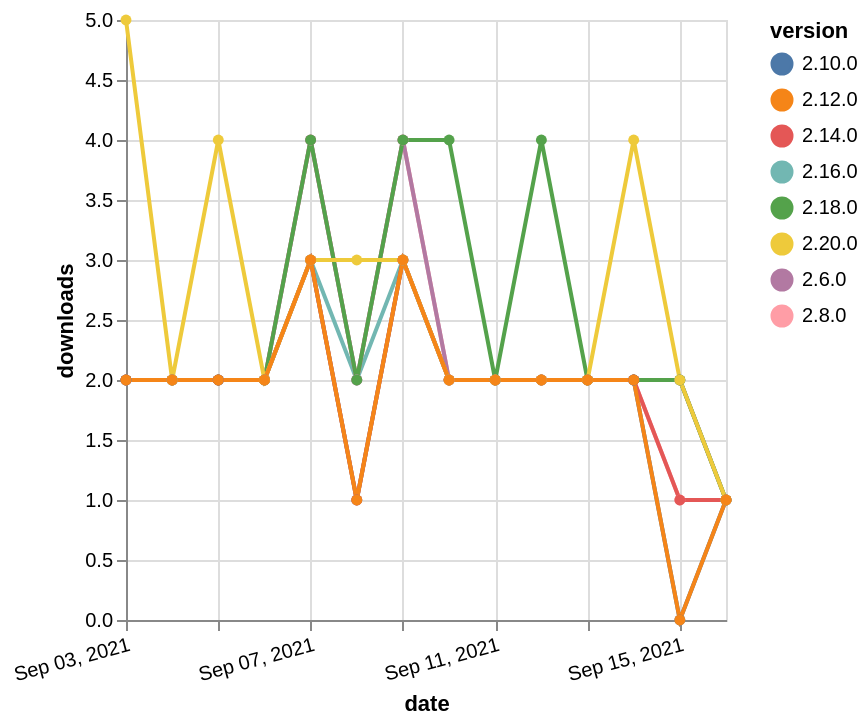

The Vega-Lite source for this figure:
### Vega-Lite specification from a JSON file in a GitHub repository (floating-point values rounded to 4 significant figures)
{"$schema": "https://vega.github.io/schema/vega-lite/v5.json", "description": "A simple bar chart with embedded data.", "data": {"values": [{"date": "2021-09-03", "total": 1057, "delta": 2, "version": "2.16.0"}, {"date": "2021-09-04", "total": 1059, "delta": 2, "version": "2.16.0"}, {"date": "2021-09-05", "total": 1061, "delta": 2, "version": "2.16.0"}, {"date": "2021-09-06", "total": 1063, "delta": 2, "version": "2.16.0"}, {"date": "2021-09-07", "total": 1066, "delta": 3, "version": "2.16.0"}, {"date": "2021-09-08", "total": 1068, "delta": 2, "version": "2.16.0"}, {"date": "2021-09-09", "total": 1071, "delta": 3, "version": "2.16.0"}, {"date": "2021-09-10", "total": 1073, "delta": 2, "version": "2.16.0"}, {"date": "2021-09-11", "total": 1075, "delta": 2, "version": "2.16.0"}, {"date": "2021-09-12", "total": 1077, "delta": 2, "version": "2.16.0"}, {"date": "2021-09-13", "total": 1079, "delta": 2, "version": "2.16.0"}, {"date": "2021-09-14", "total": 1081, "delta": 2, "version": "2.16.0"}, {"date": "2021-09-15", "total": 1083, "delta": 2, "version": "2.16.0"}, {"date": "2021-09-16", "total": 1084, "delta": 1, "version": "2.16.0"}, {"date": "2021-09-03", "total": 2565, "delta": 2, "version": "2.8.0"}, {"date": "2021-09-04", "total": 2567, "delta": 2, "version": "2.8.0"}, {"date": "2021-09-05", "total": 2569, "delta": 2, "version": "2.8.0"}, {"date": "2021-09-06", "total": 2571, "delta": 2, "version": "2.8.0"}, {"date": "2021-09-07", "total": 2575, "delta": 4, "version": "2.8.0"}, {"date": "2021-09-08", "total": 2577, "delta": 2, "version": "2.8.0"}, {"date": "2021-09-09", "total": 2581, "delta": 4, "version": "2.8.0"}, {"date": "2021-09-10", "total": 2583, "delta": 2, "version": "2.8.0"}, {"date": "2021-09-11", "total": 2585, "delta": 2, "version": "2.8.0"}, {"date": "2021-09-12", "total": 2587, "delta": 2, "version": "2.8.0"}, {"date": "2021-09-13", "total": 2589, "delta": 2, "version": "2.8.0"}, {"date": "2021-09-14", "total": 2591, "delta": 2, "version": "2.8.0"}, {"date": "2021-09-15", "total": 2592, "delta": 1, "version": "2.8.0"}, {"date": "2021-09-16", "total": 2593, "delta": 1, "version": "2.8.0"}, {"date": "2021-09-03", "total": 2668, "delta": 2, "version": "2.6.0"}, {"date": "2021-09-04", "total": 2670, "delta": 2, "version": "2.6.0"}, {"date": "2021-09-05", "total": 2672, "delta": 2, "version": "2.6.0"}, {"date": "2021-09-06", "total": 2674, "delta": 2, "version": "2.6.0"}, {"date": "2021-09-07", "total": 2678, "delta": 4, "version": "2.6.0"}, {"date": "2021-09-08", "total": 2680, "delta": 2, "version": "2.6.0"}, {"date": "2021-09-09", "total": 2684, "delta": 4, "version": "2.6.0"}, {"date": "2021-09-10", "total": 2686, "delta": 2, "version": "2.6.0"}, {"date": "2021-09-11", "total": 2688, "delta": 2, "version": "2.6.0"}, {"date": "2021-09-12", "total": 2690, "delta": 2, "version": "2.6.0"}, {"date": "2021-09-13", "total": 2692, "delta": 2, "version": "2.6.0"}, {"date": "2021-09-14", "total": 2694, "delta": 2, "version": "2.6.0"}, {"date": "2021-09-15", "total": 2696, "delta": 2, "version": "2.6.0"}, {"date": "2021-09-16", "total": 2697, "delta": 1, "version": "2.6.0"}, {"date": "2021-09-03", "total": 2250, "delta": 2, "version": "2.10.0"}, {"date": "2021-09-04", "total": 2252, "delta": 2, "version": "2.10.0"}, {"date": "2021-09-05", "total": 2254, "delta": 2, "version": "2.10.0"}, {"date": "2021-09-06", "total": 2256, "delta": 2, "version": "2.10.0"}, {"date": "2021-09-07", "total": 2259, "delta": 3, "version": "2.10.0"}, {"date": "2021-09-08", "total": 2260, "delta": 1, "version": "2.10.0"}, {"date": "2021-09-09", "total": 2263, "delta": 3, "version": "2.10.0"}, {"date": "2021-09-10", "total": 2265, "delta": 2, "version": "2.10.0"}, {"date": "2021-09-11", "total": 2267, "delta": 2, "version": "2.10.0"}, {"date": "2021-09-12", "total": 2269, "delta": 2, "version": "2.10.0"}, {"date": "2021-09-13", "total": 2271, "delta": 2, "version": "2.10.0"}, {"date": "2021-09-14", "total": 2273, "delta": 2, "version": "2.10.0"}, {"date": "2021-09-15", "total": 2273, "delta": 0, "version": "2.10.0"}, {"date": "2021-09-16", "total": 2274, "delta": 1, "version": "2.10.0"}, {"date": "2021-09-03", "total": 789, "delta": 2, "version": "2.18.0"}, {"date": "2021-09-04", "total": 791, "delta": 2, "version": "2.18.0"}, {"date": "2021-09-05", "total": 793, "delta": 2, "version": "2.18.0"}, {"date": "2021-09-06", "total": 795, "delta": 2, "version": "2.18.0"}, {"date": "2021-09-07", "total": 799, "delta": 4, "version": "2.18.0"}, {"date": "2021-09-08", "total": 801, "delta": 2, "version": "2.18.0"}, {"date": "2021-09-09", "total": 805, "delta": 4, "version": "2.18.0"}, {"date": "2021-09-10", "total": 809, "delta": 4, "version": "2.18.0"}, {"date": "2021-09-11", "total": 811, "delta": 2, "version": "2.18.0"}, {"date": "2021-09-12", "total": 815, "delta": 4, "version": "2.18.0"}, {"date": "2021-09-13", "total": 817, "delta": 2, "version": "2.18.0"}, {"date": "2021-09-14", "total": 819, "delta": 2, "version": "2.18.0"}, {"date": "2021-09-15", "total": 821, "delta": 2, "version": "2.18.0"}, {"date": "2021-09-16", "total": 822, "delta": 1, "version": "2.18.0"}, {"date": "2021-09-03", "total": 1529, "delta": 2, "version": "2.14.0"}, {"date": "2021-09-04", "total": 1531, "delta": 2, "version": "2.14.0"}, {"date": "2021-09-05", "total": 1533, "delta": 2, "version": "2.14.0"}, {"date": "2021-09-06", "total": 1535, "delta": 2, "version": "2.14.0"}, {"date": "2021-09-07", "total": 1538, "delta": 3, "version": "2.14.0"}, {"date": "2021-09-08", "total": 1539, "delta": 1, "version": "2.14.0"}, {"date": "2021-09-09", "total": 1542, "delta": 3, "version": "2.14.0"}, {"date": "2021-09-10", "total": 1544, "delta": 2, "version": "2.14.0"}, {"date": "2021-09-11", "total": 1546, "delta": 2, "version": "2.14.0"}, {"date": "2021-09-12", "total": 1548, "delta": 2, "version": "2.14.0"}, {"date": "2021-09-13", "total": 1550, "delta": 2, "version": "2.14.0"}, {"date": "2021-09-14", "total": 1552, "delta": 2, "version": "2.14.0"}, {"date": "2021-09-15", "total": 1553, "delta": 1, "version": "2.14.0"}, {"date": "2021-09-16", "total": 1554, "delta": 1, "version": "2.14.0"}, {"date": "2021-09-03", "total": 242, "delta": 5, "version": "2.20.0"}, {"date": "2021-09-04", "total": 244, "delta": 2, "version": "2.20.0"}, {"date": "2021-09-05", "total": 248, "delta": 4, "version": "2.20.0"}, {"date": "2021-09-06", "total": 250, "delta": 2, "version": "2.20.0"}, {"date": "2021-09-07", "total": 253, "delta": 3, "version": "2.20.0"}, {"date": "2021-09-08", "total": 256, "delta": 3, "version": "2.20.0"}, {"date": "2021-09-09", "total": 259, "delta": 3, "version": "2.20.0"}, {"date": "2021-09-10", "total": 261, "delta": 2, "version": "2.20.0"}, {"date": "2021-09-11", "total": 263, "delta": 2, "version": "2.20.0"}, {"date": "2021-09-12", "total": 265, "delta": 2, "version": "2.20.0"}, {"date": "2021-09-13", "total": 267, "delta": 2, "version": "2.20.0"}, {"date": "2021-09-14", "total": 271, "delta": 4, "version": "2.20.0"}, {"date": "2021-09-15", "total": 273, "delta": 2, "version": "2.20.0"}, {"date": "2021-09-16", "total": 274, "delta": 1, "version": "2.20.0"}, {"date": "2021-09-03", "total": 1688, "delta": 2, "version": "2.12.0"}, {"date": "2021-09-04", "total": 1690, "delta": 2, "version": "2.12.0"}, {"date": "2021-09-05", "total": 1692, "delta": 2, "version": "2.12.0"}, {"date": "2021-09-06", "total": 1694, "delta": 2, "version": "2.12.0"}, {"date": "2021-09-07", "total": 1697, "delta": 3, "version": "2.12.0"}, {"date": "2021-09-08", "total": 1698, "delta": 1, "version": "2.12.0"}, {"date": "2021-09-09", "total": 1701, "delta": 3, "version": "2.12.0"}, {"date": "2021-09-10", "total": 1703, "delta": 2, "version": "2.12.0"}, {"date": "2021-09-11", "total": 1705, "delta": 2, "version": "2.12.0"}, {"date": "2021-09-12", "total": 1707, "delta": 2, "version": "2.12.0"}, {"date": "2021-09-13", "total": 1709, "delta": 2, "version": "2.12.0"}, {"date": "2021-09-14", "total": 1711, "delta": 2, "version": "2.12.0"}, {"date": "2021-09-15", "total": 1711, "delta": 0, "version": "2.12.0"}, {"date": "2021-09-16", "total": 1712, "delta": 1, "version": "2.12.0"}]}, "width": "container", "mark": {"type": "line", "point": {"filled": true}}, "encoding": {"x": {"field": "date", "type": "temporal", "timeUnit": "yearmonthdate", "title": "date", "axis": {"labelAngle": -15}}, "y": {"field": "delta", "type": "quantitative", "title": "downloads"}, "color": {"field": "version", "type": "nominal"}, "tooltip": {"field": "delta"}}}
